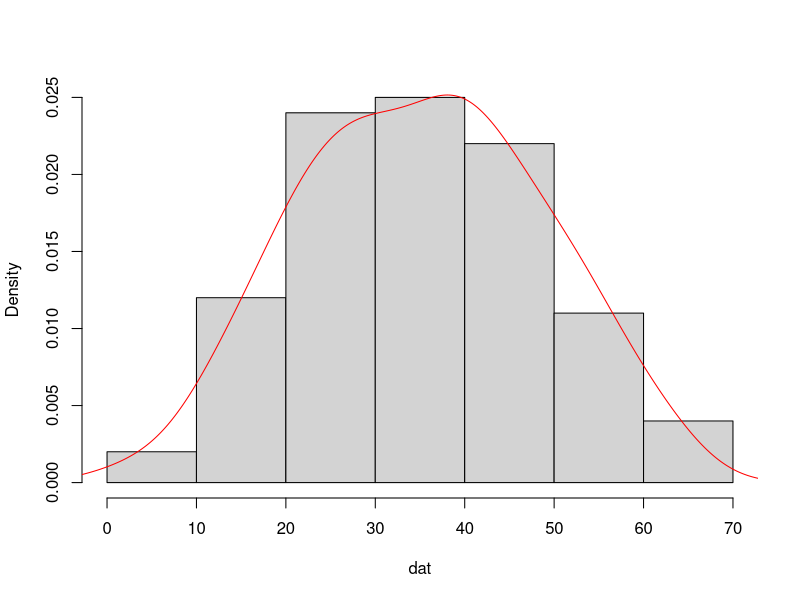
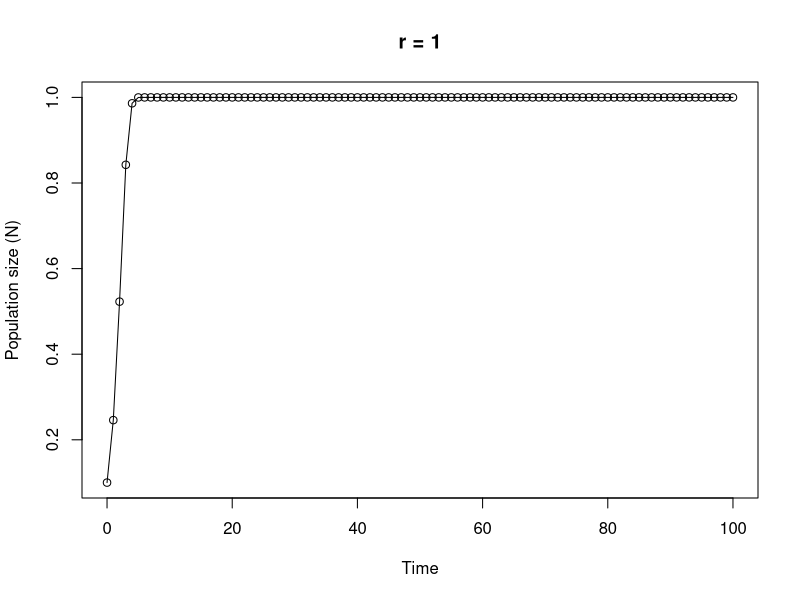

These charts were generated, in order, by the following R code:
## ----Q1, results = 'asis'---------------------------------------------------------------------------------------------------------------------------------------

# area of a circle
# the equation to calculate the area of a circle is pi * radius^2

circle.area <- function(d){ 
	pi * (d/2)^2
}

# to use your new function

circle.area(10)
# [1] 78.53982

# to test on a vector of diameters
# first create a vector with diameters ranging from 0 to 50 in steps of 10

cir.diam <- seq(from = 0, to = 50, by = 10)

# test your function

circle.area(cir.diam)
# [1]    0.00000   78.53982  314.15927  706.85835 1256.63706 1963.49541


## ----Q2, tidy = TRUE--------------------------------------------------------------------------------------------------------------------------------------------

far.cent <- function(a){
	val <- (a-32)*5/9
	print(paste("Fahrenheit: ", round(a, digits = 3), "oF",sep = " "), quote = FALSE)# round 3dp
	print(paste("Centigrade: ", round(val, digits = 3), "oC", sep = " "), quote = FALSE)# round 3dp
}

# alternative Fahrenheit to centigrade using cat function

far.cent2 <- function(a){
	val <- (a - 32) * 5/9	#calculation
	cat("Fahrenheit: ", round(a, digits = 3), "oF", "\n")   # use cat function
	cat("Centigrade: ", round(val, digits = 3), "oC", "\n")   
}



## ----Q3---------------------------------------------------------------------------------------------------------------------------------------------------------

# Create a vector of normally distributed data
# length 100, mean 35 and standard deviation of 29

vals <- rnorm(100, 35, 15)	# create some norm dist data mean 35, sd = 15

summary.fun <- function(dat){
	mymean <- round(mean(dat), digits = 4)      	# calc mean
	mymedian <- round(median(dat), digits = 4)    # calc median
	mymin <- round(min(dat), digits = 4)          # calc min
	mymax <- round(max(dat), digits = 4)          # calc max
	print(paste("mean:", mymean, sep = " "), quote = FALSE)     # print mean
	print(paste("median:", mymedian, sep = " "), quote = FALSE)     # print median
	print(paste("range:", "from:", mymin, "to", mymax, sep = " "), quote = FALSE) 
	dens <- density(dat)                          # estimate density curve
	hist(dat, main = "",type = "l",freq = FALSE)  # plot histogram
	lines(dens, lty = 1, col = "red")             # plot density curve
}

# use the function
summary.fun(vals)


## ----Q4---------------------------------------------------------------------------------------------------------------------------------------------------------

# calculate a median

ourmedian <- function(x){
	n <- length(x)
	if (n %% 2 == 1)      # odd numbers
	  sort(x)[(n + 1)/2]  # find the middle number by adding 1 to length and div 2
	else {                # even numbers
	  middletwo <- sort(x)[(n/2) + 0:1]   #find the two middle numbers
	  mean(middletwo)
	  }
}

# use the function
mydat <- sample(1:50, size = 10, replace = TRUE )

# our function
ourmedian(mydat)

# R median function
median(mydat)


## ----Q5, tidy = TRUE--------------------------------------------------------------------------------------------------------------------------------------------

# function to simulate Ricker model

Ricker.model <- function(nzero, r, time, K=1){     # sets initial parameters
  N <- numeric(time + 1)    # creates a real vector of length time+1 to store values of Nt+1
  N[1] <- nzero             # sets initial population size in first element of N
  for (i in 1:time) {				# loops over time
      N[i+1] <- N[i]*exp(r*(1 - N[i]/K))    
  }
  Time <- 0:time   					 # creates vector for x axis
  plot(Time, N, type = "o", xlim = c(0, time), xlab = "Time", ylab = "Population size (N)", main = paste("r =", r, sep=" "))   # plots     output
}

# To run
# play around with the different parameters, especially r
Ricker.model(nzero=0.1,r=1,time=100)
